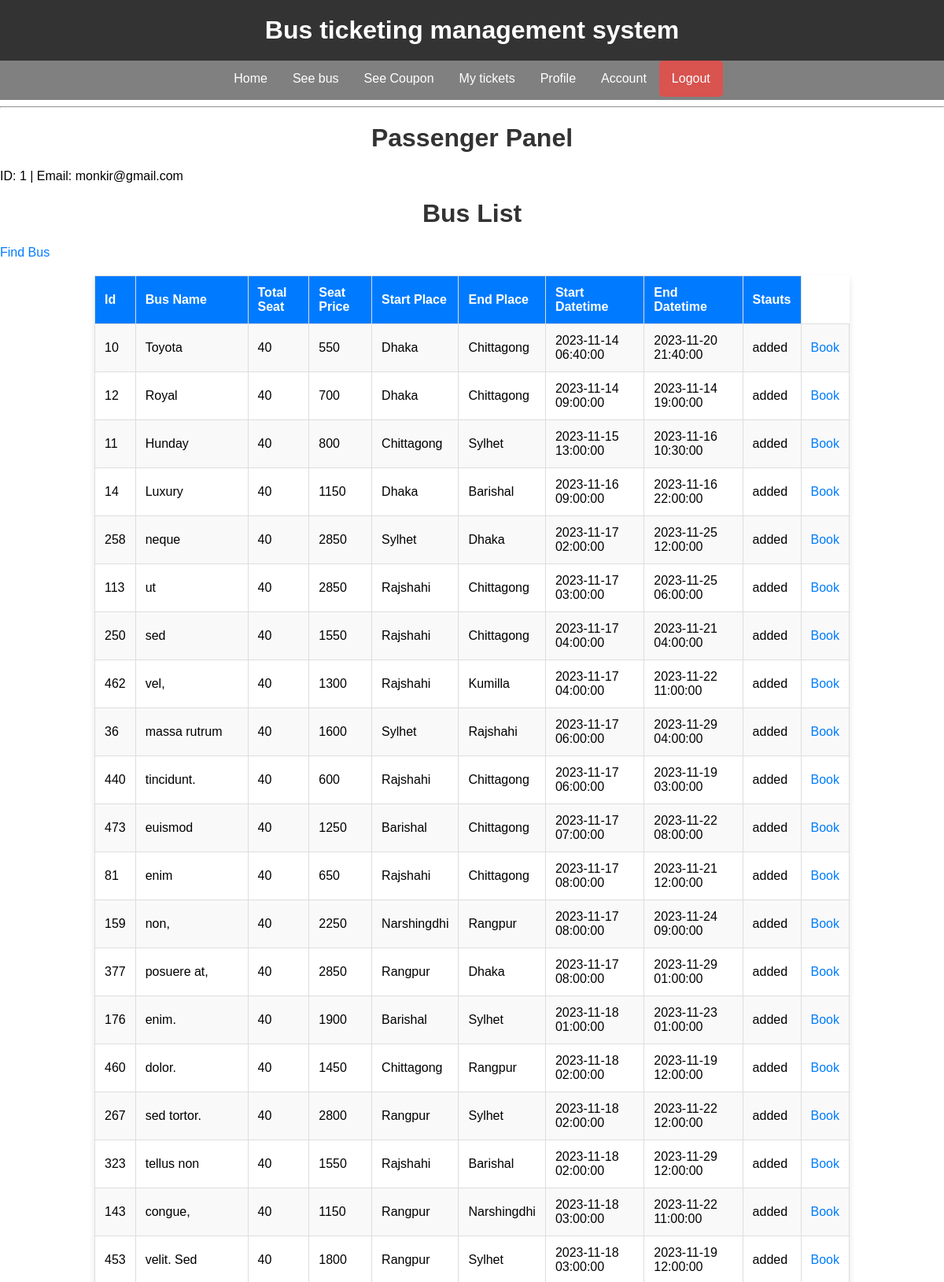
Screenshot of /View/bus (signed in, upper part) with the database file from the repository.
### tables this page shows
CREATE TABLE `bus` (
  `id` int(11) NOT NULL,
  `vendor_id` int(11) DEFAULT NULL,
  `bus_name` varchar(50) NOT NULL,
  `total_seat` int(11) NOT NULL DEFAULT 40,
  `seat_price` int(11) NOT NULL,
  `start_place` int(11) NOT NULL,
  `end_place` int(11) NOT NULL,
  `start_datetime` datetime NOT NULL,
  `end_datetime` datetime NOT NULL,
  `status` varchar(50) NOT NULL
);

CREATE TABLE `place` (
  `id` int(11) NOT NULL,
  `name` varchar(50) NOT NULL
);

### Model/bus/model.php (called while the page is built, shortened)
<?php
function getBus()
{
    $con = getconnection();
    $sql = "SELECT * FROM bus WHERE status = 'added' ORDER BY start_datetime";
    $stmt = $con->prepare($sql);
    $stmt->execute();
    $result = $stmt->get_result();
    if ($result) {
        return $result;
    } else {
        return false;
    }
}
function getPlaceName($id)
{
    $con = getconnection();
    $sql = "SELECT * FROM place WHERE id = ?";
    $stmt = $con->prepare($sql);
    $stmt->bind_param("i", $id);
    $stmt->execute();
    $result = $stmt->get_result();
    $count = mysqli_num_rows($result);
    if ($count == 1) {
        $obj = mysqli_fetch_assoc($result);
        return $obj['name'];
    } else {
        return false;
    }
}
?>

### View/bus/index.php (the view, shortened to what this page needs)
<!DOCTYPE html>
<html lang="en">
<head>
    <link rel="stylesheet" href="../CSS/style.css">
</head>
<body>
<h1 class= "header"> Bus ticketing management system</h1>
    <?php
        include_once ('../header.php');
        include_once('../../Model/bus/model.php');
    ?>
    <h1>Bus List</h1>
    <a href="find.php">Find Bus</a><br>
    <table>
        <tr>
            <th>Id</th>
            <th>Bus Name</th>
            <th>Total Seat</th>
            <th>Seat Price</th>
            <th>Start Place</th>
            <th>End Place</th>
            <th>Start Datetime</th>
            <th>End Datetime</th>
            <th>Stauts</th>
        </tr>
        <?php
            $data = getBus();
            while ($row = mysqli_fetch_assoc($data)) {
                ?>
                <tr>
                    <td><?php echo $row["id"]; ?></td>
                    <td><?php echo $row["bus_name"]; ?></td>
                    <td><?php echo $row["total_seat"]; ?></td>
                    <td><?php echo $row["seat_price"]; ?></td>
                    <td><?php echo getPlaceName($row["start_place"]); ?></td>
                    <td><?php echo getPlaceName($row["end_place"]); ?></td>
                    <td><?php echo $row["start_datetime"]; ?></td>
                    <td><?php echo $row["end_datetime"]; ?></td>
                    <td><?php echo $row["status"]; ?></td>
                    <td>
                        <a href="book.php?bus_id=<?php echo $row["id"]; ?>">
                            Book
                        </a>
                    </td>
                </tr>
                <?php
            }
        ?>
    </table>
</body>
</html>

### View/CSS/style.css (style rules this page uses)
.header { background-color: #333; color: white; padding: 20px; text-align: center; margin:0; }
body { font-family: Arial, sans-serif; margin: 0; padding: 0; }
a { text-decoration: none; color: #007BFF; }
h1, h2 { color: #333; text-align: center; margin-top: 20px; }
table { width: 80%; margin: 20px auto; border-collapse: collapse; box-shadow: 0 4px 8px rgba(0, 0, 0, 0.1); background-color: white; }
th, td { border: 1px solid #ddd; padding: 12px; text-align: left; }
th { background-color: #007BFF; color: white; }
tr:nth-child(even) { background-color: #f9f9f9; }

### rows the page displays
bus: id "10", bus_name "Toyota", total_seat "40", seat_price "550", start_place.name "Dhaka", end_place.name "Chittagong", start_datetime "2023-11-14 06:40:00", end_datetime "2023-11-20 21:40:00", status "added"
bus: id "12", bus_name "Royal", total_seat "40", seat_price "700", start_place.name "Dhaka", end_place.name "Chittagong", start_datetime "2023-11-14 09:00:00", end_datetime "2023-11-14 19:00:00", status "added"
bus: id "11", bus_name "Hunday", total_seat "40", seat_price "800", start_place.name "Chittagong", end_place.name "Sylhet", start_datetime "2023-11-15 13:00:00", end_datetime "2023-11-16 10:30:00", status "added"
bus: id "14", bus_name "Luxury", total_seat "40", seat_price "1150", start_place.name "Dhaka", end_place.name "Barishal", start_datetime "2023-11-16 09:00:00", end_datetime "2023-11-16 22:00:00", status "added"
bus: id "258", bus_name "neque", total_seat "40", seat_price "2850", start_place.name "Sylhet", end_place.name "Dhaka", start_datetime "2023-11-17 02:00:00", end_datetime "2023-11-25 12:00:00", status "added"
bus: id "113", bus_name "ut", total_seat "40", seat_price "2850", start_place.name "Rajshahi", end_place.name "Chittagong", start_datetime "2023-11-17 03:00:00", end_datetime "2023-11-25 06:00:00", status "added"
bus: id "250", bus_name "sed", total_seat "40", seat_price "1550", start_place.name "Rajshahi", end_place.name "Chittagong", start_datetime "2023-11-17 04:00:00", end_datetime "2023-11-21 04:00:00", status "added"
bus: id "462", bus_name "vel,", total_seat "40", seat_price "1300", start_place.name "Rajshahi", end_place.name "Kumilla", start_datetime "2023-11-17 04:00:00", end_datetime "2023-11-22 11:00:00", status "added"
bus: id "36", bus_name "massa rutrum", total_seat "40", seat_price "1600", start_place.name "Sylhet", end_place.name "Rajshahi", start_datetime "2023-11-17 06:00:00", end_datetime "2023-11-29 04:00:00", status "added"
bus: id "440", bus_name "tincidunt.", total_seat "40", seat_price "600", start_place.name "Rajshahi", end_place.name "Chittagong", start_datetime "2023-11-17 06:00:00", end_datetime "2023-11-19 03:00:00", status "added"
bus: id "473", bus_name "euismod", total_seat "40", seat_price "1250", start_place.name "Barishal", end_place.name "Chittagong", start_datetime "2023-11-17 07:00:00", end_datetime "2023-11-22 08:00:00", status "added"
bus: id "81", bus_name "enim", total_seat "40", seat_price "650", start_place.name "Rajshahi", end_place.name "Chittagong", start_datetime "2023-11-17 08:00:00", end_datetime "2023-11-21 12:00:00", status "added"
bus: id "159", bus_name "non,", total_seat "40", seat_price "2250", start_place.name "Narshingdhi", end_place.name "Rangpur", start_datetime "2023-11-17 08:00:00", end_datetime "2023-11-24 09:00:00", status "added"
bus: id "377", bus_name "posuere at,", total_seat "40", seat_price "2850", start_place.name "Rangpur", end_place.name "Dhaka", start_datetime "2023-11-17 08:00:00", end_datetime "2023-11-29 01:00:00", status "added"
bus: id "176", bus_name "enim.", total_seat "40", seat_price "1900", start_place.name "Barishal", end_place.name "Sylhet", start_datetime "2023-11-18 01:00:00", end_datetime "2023-11-23 01:00:00", status "added"
bus: id "460", bus_name "dolor.", total_seat "40", seat_price "1450", start_place.name "Chittagong", end_place.name "Rangpur", start_datetime "2023-11-18 02:00:00", end_datetime "2023-11-19 12:00:00", status "added"
bus: id "267", bus_name "sed tortor.", total_seat "40", seat_price "2800", start_place.name "Rangpur", end_place.name "Sylhet", start_datetime "2023-11-18 02:00:00", end_datetime "2023-11-22 12:00:00", status "added"
bus: id "323", bus_name "tellus non", total_seat "40", seat_price "1550", start_place.name "Rajshahi", end_place.name "Barishal", start_datetime "2023-11-18 02:00:00", end_datetime "2023-11-29 12:00:00", status "added"
bus: id "143", bus_name "congue,", total_seat "40", seat_price "1150", start_place.name "Rangpur", end_place.name "Narshingdhi", start_datetime "2023-11-18 03:00:00", end_datetime "2023-11-22 11:00:00", status "added"
bus: id "453", bus_name "velit. Sed", total_seat "40", seat_price "1800", start_place.name "Rangpur", end_place.name "Sylhet", start_datetime "2023-11-18 03:00:00", end_datetime "2023-11-19 12:00:00", status "added"

### other values shown
$_SESSION['id'] "1"
$_SESSION['email'] "monkir@gmail.com"
